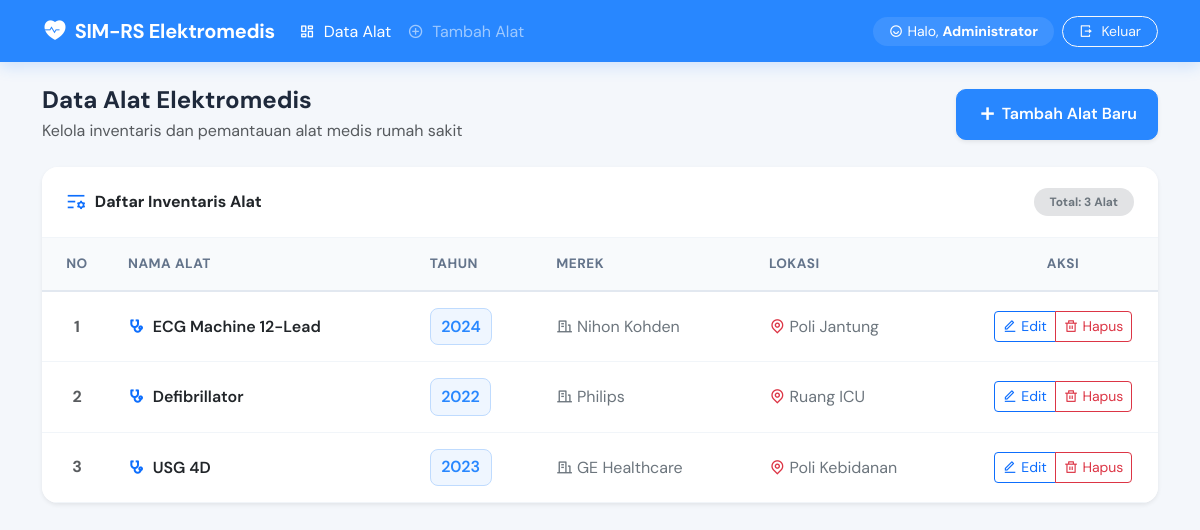
/index.php (signed in), run on the app's committed database.
### tables this page shows
CREATE TABLE IF NOT EXISTS `alat` (
  `id` int(11) NOT NULL AUTO_INCREMENT,
  `nama_alat` varchar(255) NOT NULL,
  `tahun` varchar(20) NOT NULL,
  `merek` varchar(100) NOT NULL,
  `lokasi` varchar(100) NOT NULL,
  PRIMARY KEY (`id`)
);

### index.php (the view, shortened to what this page needs)
<?php
include_once("config.php");
$result = mysqli_query($mysqli, "SELECT * FROM alat ORDER BY id DESC");
$total_alat = ($result) ? mysqli_num_rows($result) : 0;
?>
<!DOCTYPE html>
<html lang="id">
<head>
    <link href="https://cdn.jsdelivr.net/npm/bootstrap@5.3.3/dist/css/bootstrap.min.css" rel="stylesheet">
    <link href="https://cdn.jsdelivr.net/npm/remixicon@4.3.0/fonts/remixicon.css" rel="stylesheet">
</head>
<body>
    <nav class="navbar navbar-expand-lg navbar-dark mb-4">
        <div class="container">
            <a class="navbar-brand d-flex align-items-center gap-2" href="index.php">
                <i class="ri-heart-pulse-fill fs-4"></i>
                <span>SIM-RS Elektromedis</span>
            </a>
            <div class="collapse navbar-collapse" id="navMenu">
                <ul class="navbar-nav me-auto">
                    <li class="nav-item">
                        <a class="nav-link active" href="index.php">
                            <i class="ri-dashboard-line me-1"></i> Data Alat
                        </a>
                    </li>
                    <li class="nav-item">
                        <a class="nav-link" href="add.php">
                            <i class="ri-add-circle-line me-1"></i> Tambah Alat
                        </a>
                    </li>
                </ul>
                <div class="d-flex align-items-center gap-2 mt-3 mt-lg-0 text-white">
                    <span class="small d-flex align-items-center bg-white bg-opacity-10 px-3 py-1 rounded-pill">
                        <i class="ri-user-smile-line me-1"></i> Halo, <b class="ms-1"><?= htmlspecialchars($_SESSION['nama'] ?? 'User') ?></b>
                    </span>
                    <a href="logout.php" class="btn btn-sm btn-outline-light rounded-pill px-3" onclick="return confirm('Apakah Anda yakin ingin keluar?')">
                        <i class="ri-logout-box-r-line me-1"></i> Keluar
                    </a>
                </div>
            </div>
        </div>
    </nav>
    <div class="container pb-5">
        <div class="d-flex flex-wrap justify-content-between align-items-center mb-4 gap-3">
            <div>
                <h4 class="fw-bold mb-1">Data Alat Elektromedis</h4>
                <p class="text-muted mb-0">Kelola inventaris dan pemantauan alat medis rumah sakit</p>
            </div>
            <a href="add.php" class="btn btn-primary d-flex align-items-center gap-1 shadow-sm">
                <i class="ri-add-line fs-5"></i>
                <span>Tambah Alat Baru</span>
            </a>
        </div>
        <div class="card shadow-sm">
            <div class="card-header d-flex justify-content-between align-items-center">
                <div class="d-flex align-items-center gap-2">
                    <i class="ri-list-settings-line text-primary fs-5"></i>
                    <span class="fw-bold">Daftar Inventaris Alat</span>
                </div>
                <span class="badge bg-secondary-subtle text-secondary rounded-pill px-3 py-2">
                    Total: <?= $total_alat ?> Alat
                </span>
            </div>
            <div class="table-responsive">
                <table class="table table-hover align-middle mb-0">
                    <thead>
                        <tr>
                            <th class="text-center" style="width: 70px;">No</th>
                            <th>Nama Alat</th>
                            <th>Tahun</th>
                            <th>Merek</th>
                            <th>Lokasi</th>
                            <th class="text-center" style="width: 190px;">Aksi</th>
                        </tr>
                    </thead>
                    <tbody>
                        <?php
                        if($result && mysqli_num_rows($result) > 0) {
                            $i = 1;
                            while($user_data = mysqli_fetch_array($result)) {
                                echo "<tr>";
                                echo "<td class='text-center fw-bold text-muted'>".$i."</td>";
                                echo "<td><div class='fw-semibold text-dark'><i class='ri-stethoscope-line text-primary me-2'></i>".htmlspecialchars($user_data['nama_alat'])."</div></td>";
                                echo "<td><span class='badge-year'>".htmlspecialchars($user_data['tahun'])."</span></td>";
                                echo "<td><span class='text-secondary'><i class='ri-building-line me-1'></i>".htmlspecialchars($user_data['merek'])."</span></td>";
                                echo "<td><span class='text-secondary'><i class='ri-map-pin-line text-danger me-1'></i>".htmlspecialchars($user_data['lokasi'])."</span></td>";
                                echo "<td class='text-center'>";
                                echo "<div class='btn-group btn-group-sm' role='group'>";
                                echo "<a href='edit.php?id=".$user_data['id']."' class='btn btn-outline-primary' title='Edit Data'><i class='ri-edit-line me-1'></i>Edit</a>";
                                echo "<a href='delete.php?id=".$user_data['id']."' class='btn btn-outline-danger' onclick=\"return confirm('Yakin ingin menghapus data alat ".htmlspecialchars(addslashes($user_data['nama_alat']))."?')\" title='Hapus Data'><i class='ri-delete-bin-line me-1'></i>Hapus</a>";
                                echo "</div>";
                                echo "</td>";
                                echo "</tr>";
                                $i++;
                            }
                        }
                        ?>
                    </tbody>
                </table>
            </div>
        </div>
    </div>
</body>
</html>

### index.php (style rules this page uses)
:root { --primary-color: #2887ff; --primary-dark: #2476da; --bg-color: #f4f7fb; --card-bg: #ffffff; --text-dark: #1e293b; }
body { font-family: 'DM Sans', sans-serif; background-color: var(--bg-color); color: var(--text-dark); min-height: 100vh; }
.navbar { background-color: var(--primary-color) !important; box-shadow: 0 4px 15px rgba(40, 135, 255, 0.2); }
.navbar-brand { font-weight: 700; font-size: 1.25rem; letter-spacing: -0.3px; }
.card { border: none; border-radius: 16px; box-shadow: 0 10px 30px rgba(0, 0, 0, 0.05); background: var(--card-bg); overflow: hidden; }
.card-header { background: #ffffff; border-bottom: 1px solid #f1f5f9; padding: 1.25rem 1.5rem; }
.btn-primary { background-color: var(--primary-color); border-color: var(--primary-color); border-radius: 10px; padding: 0.6rem 1.25rem; font-weight: 600; transition: all 0.2s ease; }
.table th { font-size: 0.85rem; text-transform: uppercase; letter-spacing: 0.5px; color: #64748b; font-weight: 700; background-color: #f8fafc; border-bottom: 2px solid #e2e8f0; padding: 1rem; }
.table td { padding: 1rem; vertical-align: middle; color: #334155; border-bottom: 1px solid #f1f5f9; }
.badge-year { background-color: #eff6ff; color: var(--primary-color); border: 1px solid #bfdbfe; font-weight: 600; border-radius: 8px; padding: 0.35rem 0.65rem; display: inline-block; }

### data on the page
alat: nama_alat "ECG Machine 12-Lead", tahun "2024", merek "Nihon Kohden", lokasi "Poli Jantung"
alat: nama_alat "Defibrillator", tahun "2022", merek "Philips", lokasi "Ruang ICU"
alat: nama_alat "USG 4D", tahun "2023", merek "GE Healthcare", lokasi "Poli Kebidanan"

### other printed values
$_SESSION['nama'] "Administrator"
$total_alat "3"
